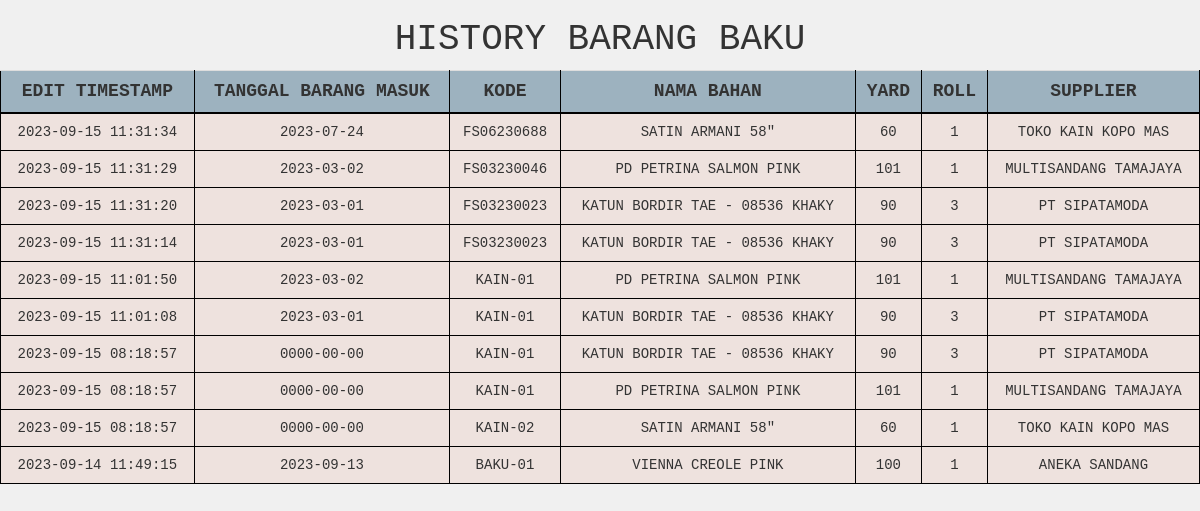
/produksi/barangbaku/barangbaku_history.php (signed in), run on the app's committed database.
### tables this page shows
CREATE TABLE `barangbaku_history` (
  `id` int(25) NOT NULL,
  `idbarang_baku` int(25) NOT NULL,
  `tgl_brg_masuk` date NOT NULL,
  `kode` varchar(255) NOT NULL,
  `nama` varchar(255) NOT NULL,
  `warna` varchar(255) NOT NULL,
  `inyard` int(255) NOT NULL,
  `stock` int(255) NOT NULL,
  `harga` int(255) NOT NULL,
  `supplier` varchar(255) NOT NULL,
  `status` varchar(255) NOT NULL,
  `edit_timestamp` timestamp NOT NULL DEFAULT current_timestamp()
);

### produksi/barangbaku/barangbaku_history.php (the view, shortened to what this page needs)
<?php
$servername = "localhost";
$username = "root";
$password = "";
$dbname = "gudangjenna";
$conn = mysqli_connect($servername, $username, $password, $dbname);
$sql = "SELECT * FROM barangbaku_history ORDER BY edit_timestamp DESC";
$result = mysqli_query($conn, $sql);
?>
<!DOCTYPE html>
<html>
<head>
    <link href="../../vendor/css/bootstrap/bootstrap.min.css" rel="stylesheet">
    <link href="../../vendor/css/bootstrap/bootstrap.css" rel="stylesheet">
    <link href="../../vendor/font-awesome/css/font-awesome.min.css" rel="stylesheet" type="text/css">
    <link href="../../css/tabel.css" rel="stylesheet">
</head>
<body>
    <h1 style="text-align: center;">History Barang Baku</h1>
    <table class="table table-hover">
        <tr>
            <th>Edit Timestamp</th>
            <th scope="col">Tanggal Barang Masuk</th>
            <th scope="col">Kode</th>
            <th scope="col">Nama Bahan</th>
            <th scope="col">Yard</th>
            <th scope="col">Roll</th>
            <th scope="col">Supplier</th>
        </tr>
        <?php
        while ($row = mysqli_fetch_assoc($result)) {
            echo "<tr>";
            echo "<td>" . $row['edit_timestamp'] . "</td>";
            echo "<td>" . $row['tgl_brg_masuk'] . "</td>";
            echo "<td>" . $row['kode'] . "</td>";
            echo "<td>" . $row['nama'] . "</td>";
            echo "<td>" . $row['inyard'] . "</td>";
            echo "<td>" . $row['stock'] . "</td>";
            echo "<td>" . $row['supplier'] . "</td>";
            echo "</tr>";
        }
        ?>
    </table>
</body>
</html>

### css/tabel.css (style rules this page uses)
body { font-family: "Courier New", Courier, monospace; text-transform: uppercase; margin: 0; padding: 0; background-color: #f0f0f0; display: flex; flex-direction: column; min-height: 100vh; }
h1 { text-transform: uppercase; font-weight: 500; }
.table { border-collapse: collapse; width: 100%; }
.table th { background-color: #9db2bf; border: 1px solid black; text-align: center; border-bottom: 2px solid black; font-size: 18px; }
.table td { background-color: #eee2de; border: 1px solid black; text-align: center; font-size: 14px; }

### data on the page
barangbaku_history: edit_timestamp "2023-09-15 11:31:34", tgl_brg_masuk "2023-07-24", kode "FS06230688", nama "SATIN ARMANI 58\"", inyard "60", stock "1", supplier "TOKO KAIN KOPO MAS"
barangbaku_history: edit_timestamp "2023-09-15 11:31:29", tgl_brg_masuk "2023-03-02", kode "FS03230046", nama "PD PETRINA SALMON PINK", inyard "101", stock "1", supplier "MULTISANDANG TAMAJAYA"
barangbaku_history: edit_timestamp "2023-09-15 11:31:20", tgl_brg_masuk "2023-03-01", kode "FS03230023", nama "KATUN BORDIR TAE - 08536 KHAKY", inyard "90", stock "3", supplier "PT SIPATAMODA"
barangbaku_history: edit_timestamp "2023-09-15 11:31:14", tgl_brg_masuk "2023-03-01", kode "FS03230023", nama "KATUN BORDIR TAE - 08536 KHAKY", inyard "90", stock "3", supplier "PT SIPATAMODA"
barangbaku_history: edit_timestamp "2023-09-15 11:01:50", tgl_brg_masuk "2023-03-02", kode "KAIN-01", nama "PD PETRINA SALMON PINK", inyard "101", stock "1", supplier "MULTISANDANG TAMAJAYA"
barangbaku_history: edit_timestamp "2023-09-15 11:01:08", tgl_brg_masuk "2023-03-01", kode "KAIN-01", nama "KATUN BORDIR TAE - 08536 KHAKY", inyard "90", stock "3", supplier "PT SIPATAMODA"
barangbaku_history: edit_timestamp "2023-09-15 08:18:57", tgl_brg_masuk "0000-00-00", kode "KAIN-01", nama "KATUN BORDIR TAE - 08536 KHAKY", inyard "90", stock "3", supplier "PT SIPATAMODA"
barangbaku_history: edit_timestamp "2023-09-15 08:18:57", tgl_brg_masuk "0000-00-00", kode "KAIN-01", nama "PD PETRINA SALMON PINK", inyard "101", stock "1", supplier "MULTISANDANG TAMAJAYA"
barangbaku_history: edit_timestamp "2023-09-15 08:18:57", tgl_brg_masuk "0000-00-00", kode "KAIN-02", nama "SATIN ARMANI 58\"", inyard "60", stock "1", supplier "TOKO KAIN KOPO MAS"
barangbaku_history: edit_timestamp "2023-09-14 11:49:15", tgl_brg_masuk "2023-09-13", kode "BAKU-01", nama "VIENNA CREOLE PINK", inyard "100", stock "1", supplier "ANEKA SANDANG"
